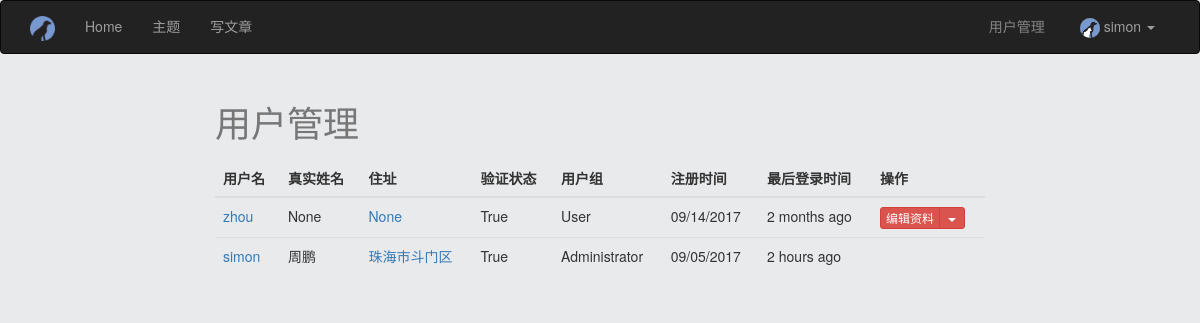
The app's page /user-manage (signed in) with its own data.
### app/models.py (models this page shows, shortened)
class User(UserMixin, db.Model):
    __tablename__ = 'users'
    id = db.Column(db.Integer, primary_key=True)
    email = db.Column(db.String(64), unique=True, index=True)
    username = db.Column(db.String(64), unique=True, index=True)
    role_id = db.Column(db.Integer, db.ForeignKey('roles.id'))
    password_hash = db.Column(db.String(128))
    confirmed = db.Column(db.Boolean, default=False)
    name = db.Column(db.String(64))
    location = db.Column(db.String(64))
    about_me = db.Column(db.Text())
    member_since = db.Column(db.DateTime(), default=datetime.utcnow)
    last_seen = db.Column(db.DateTime(), default=datetime.utcnow)
    head_img = db.Column(db.String(64), default='head_img/flasky.ico')
    posts = db.relationship('Post', backref='author', lazy='dynamic')
    topics = db.Column(db.String(64), default='')
    def ping(self):
        self.last_seen = datetime.utcnow()
        db.session.add(self)
    def is_administrator(self):
        return self.role.name == "Administrator"
    @property
    def password(self):
        raise AttributeError(u'密码属性不可读')

class Role(db.Model):
    __tablename__ = 'roles'
    id = db.Column(db.Integer, primary_key=True)
    name = db.Column(db.String(64), unique=True)
    default = db.Column(db.Boolean, default=False, index=True)
    permissions = db.Column(db.Integer)
    users = db.relationship('User', backref='role', lazy='dynamic')

### app/main/views.py (the view)
@main.route('/user-manage')
@login_required
def user_manage():
    if not current_user.is_administrator():
        flash(u'你没有权限')
        return redirect(url_for('.index'))
    users = User.query.order_by(User.member_since.desc()).all()
    return render_template('user-manage.html', users=users)

### app/auth/views.py (called while the page is built)
@auth.before_app_request
def before_request():
    if current_user.is_authenticated:
        current_user.ping()
        if current_user.is_authenticated and not current_user.confirmed and request.endpoint[:5] != 'auth.' and request.endpoint != 'static':
            return redirect(url_for('auth.unconfirmed'))
        if "#" in current_user.username:
            logout_user()
            return render_template('ban-user.html')

### app/main/__init__.py (called while the page is built)
@main.app_context_processor
def inject_permissions():
	return dict(Permission=Permission)

### app/models.py (called while the page is built)
@login_manager.user_loader
def load_user(user_id):
    return User.query.get(int(user_id))

### app/templates/user-manage.html (shortened to what this page needs)
{% extends "base.html" %}
{% block page_head %}
<table class="table table-hover">
	<caption><h1>用户管理</h1></caption>
	<thead>
		<tr>
            <th>用户名</th>
            <th>真实姓名</th>
            <th>住址</th>
            <th>验证状态</th>
            <th>用户组</th>
			<th>注册时间</th>
            <th>最后登录时间</th>
            <th>操作</th>
		</tr>
	</thead>
	<tbody>
		{% for user in users %}
		<tr>
			<td><a href="{{ url_for('.user',username=user.username) }}">
			{{ user.username }}</a></td>
            <td>{{ user.name }}</td>
            <td><a href="http://api.map.baidu.com/geocoder?address={{ user.location }}&output=html">{{ user.location }}</a></td>
            <td>{{ user.confirmed }}</td>
            <td>{{ user.role.name }}</td>
            <td>{{ moment(user.member_since).format('L') }}</td>
			<td>{{ moment(user.last_seen ).fromNow() }}</td>
            <td>
                {% if user.is_administrator() %}
                {% else %}
                <div class="btn-group">
                    <button type="button" class="btn btn-danger btn-xs"><a href="{{ url_for('.edit_profile_admin', id=user.id) }}" style="color: #ffffff;">编辑资料</a></button>
                    <button type="button" class="btn btn-danger dropdown-toggle btn-xs" data-toggle="dropdown">
                    <span class="caret"></span>
                    </button>
                </div>
                {% endif %}
            </td>
		</tr>
		{% endfor %}
	</tbody>
</table>
{% endblock %}

### app/templates/base.html (shortened to what this page needs)
{% extends "bootstrap/base.html" %}
{% block head %}
{{ super() }}
<link rel="stylesheet" type="text/css" href="{{ url_for('static', filename='edit/dist/css/wangEditor.min.css') }}">
<link rel="stylesheet" type="text/css" href="{{ url_for('static', filename='styles.css') }}">
{% endblock %}
{% block navbar %}
<div class="navbar navbar-inverse" role="navigation">
    <div class="container">
        <div class="navbar-header">
            <a class="navbar-brand" href="/"><img src="{{ url_for('static', filename='simonn.ico')  }}" width="25" height="25"></a>
        </div>
        <div class="navbar-collapse collapse">
            <ul class="nav navbar-nav">
                <li><a href="/">Home</a></li>
                <li><a href="{{ url_for('main.topics') }}">主题</a></li>
                {% if current_user.is_authenticated %}
                <li><a href="{{ url_for('main.edit') }}">
                写文章</a></li>
                {% endif %}
            </ul>
            <ul class="nav navbar-nav navbar-right">
                <li class="dropdown">
                {% if current_user.is_authenticated %}
                <a class="dropdown-toggle" data-toggle="dropdown" href="#"><img class="img-circle" src="{{ url_for('static', filename=current_user.head_img) }}" width="20" height="20">
                {{ current_user.username }}
                <b class="caret"></b></a>
                {% else %}
                <a href="{{ url_for('auth.login') }}">登录</a>
                {% endif %}
            </ul>
            <p class="navbar-text navbar-right">
            <a href="{{ url_for('main.user_manage') }}"  style="color: #858585; margin-right: 20px;">用户管理</a></p>
        </div>
    </div>
</div>
{% endblock %}
{% block content %}
<div class="container-head col-lg-8 col-lg-offset-2 col-xs-12">
    {% block page_head %}
    {% endblock %}
</div>
<div class="container col-lg-5 col-lg-offset-2 col-xs-12">
</div>
<div class="container-right col-lg-3 col-xs-12">
</div>
{% endblock %}

### app/static/styles.css (style rules this page uses)
html { background-color:#E9EAEC; height: 100%; }
body { background-color:#E9EAEC; }
li { list-style: none; }
a:link { text-decoration: none; }

### records on screen
User: head_img (picture), username "simon", name "周鹏", location "珠海市斗门区", confirmed "True", role.name "Administrator", member_since "09/05/2017", last_seen "2 hours ago"
User: username "zhou", name "None", location "None", confirmed "True", role.name "User", member_since "09/14/2017", last_seen "2 months ago"
